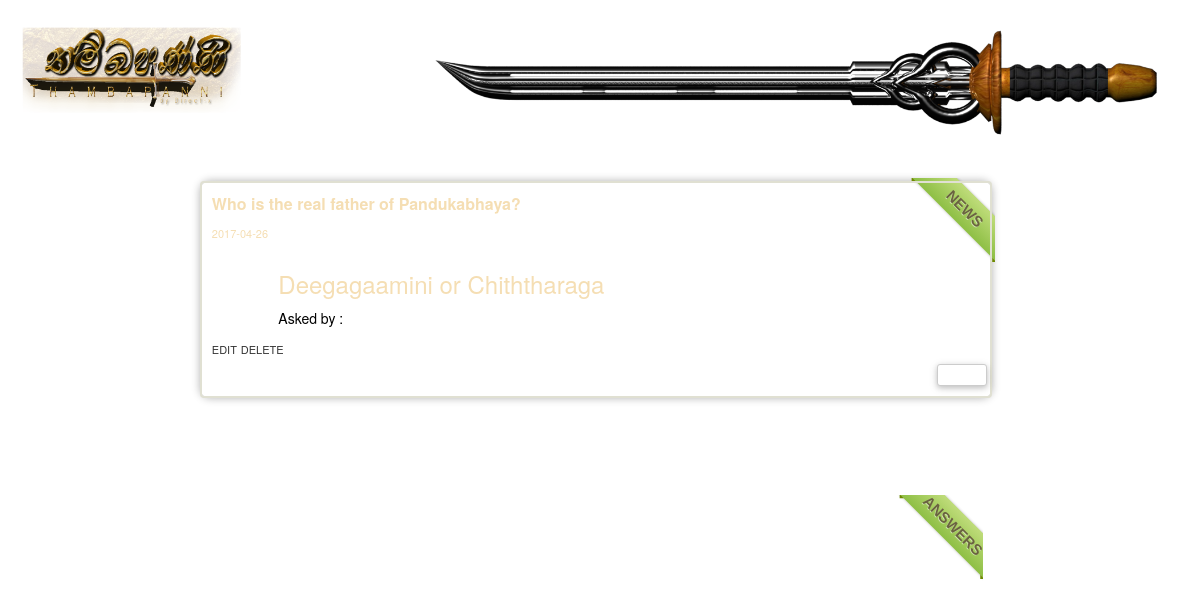
Page /kathikawathaRegUsers/forum/discussion.php?id=122 on the committed database.
### tables this page shows
CREATE TABLE `topics` (
  `topic_id` int(8) NOT NULL,
  `admin_by` int(8) DEFAULT NULL,
  `topic_subject` varchar(50) NOT NULL,
  `topic_content` text NOT NULL,
  `topic_date` date NOT NULL,
  `topic_by` int(8) DEFAULT NULL,
  `user` varchar(128) DEFAULT NULL
);

### kathikawathaRegUsers/forum/discussion.php (the view, shortened to what this page needs)
<?php
require_once ("connection.php");
?>
<!DOCTYPE html>
<html>
<head>
   <link rel="stylesheet" href="https://maxcdn.bootstrapcdn.com/font-awesome/4.6.0/css/font-awesome.min.css">
    <link rel="stylesheet" href="https://maxcdn.bootstrapcdn.com/font-awesome/4.6.0/css/font-awesome.min.css">
    <link href="css/bootstrap.min.css" rel="stylesheet">
    <link href="css/mdb.min.css" rel="stylesheet">
    <link href="css/style.css" rel="stylesheet">
	<link href="../bootstrap/bootstrap.css" rel="stylesheet" type="text/css">
	<link href="../css/forum.css" rel="stylesheet" type="text/css">
	<link href="../css/navbar1n2.css" rel="stylesheet" type="text/css">
	<link href="../css/footer.css" rel="stylesheet">
</head>
			<div style="margin-top:-15%;">
                   <img class="logo1" src="../images/logo.png" width="20%" style="margin-top:200px;margin-left:10%;" />
                   <img class="sword" src="../images/menu.png" width="60%" style="margin-left:45%;margin-top:-9%;"  />
            </div>
<body style=" margin-left: -110px;margin-right:100px;" background="../images/background.png">
	<div>
		<div class="col-sm-10 col-sm-push-2 col-xs-12 insert-form" style="padding: 2%; margin-top:-50px">
			<div class="row">
				<?php
					$sql="SELECT topic_id, topic_subject, topic_content,topic_date, user FROM topics
					WHERE topics.topic_id = " . mysqli_real_escape_string($db, isset($_GET['id']) ? $_GET['id'] : null);
					$result= mysqli_query($db, $sql);
					$row = mysqli_fetch_assoc($result);
				?>
<div class="wrapper">
       <div class="ribbon-wrapper-green"><div class="ribbon-green">NEWS</div></div>
    			<div class="col-xs-12 thread-topic-content" id = "-1">
                    <p class="topic-subject mylbl"><?php echo $row['topic_subject']; ?></p>
                    <p class="topic-date mylbl"><?php echo $row['topic_date'] ?></p>
					<div class="row">
                    	<div class="col-xs-push-1 col-xs-11 mylbl">
                    		<p><h3><?php echo $row['topic_content']; ?></h3></p>
                    	</div>
                      <div class="col-xs-push-1 col-xs-11 mylbl">
                      <p>Asked by : <?php echo $row['user']; ?></p>
                      </div>
                    </div>
					<a class="topic-date mylbl">EDIT</a>
					<a   class="topic-date mylbl">DELETE</a>
                    <div>
                    	<div class="col-xs-push-11 col-xs-1">
        					<a class="btn btn-default btn-xs" onclick = "ajaxReply(-1)"> Reply </a>
                    	</div>
            		</div>
                </div>
        		</div>
			</div>
<div class="wrapper">
       <div class="ribbon-wrapper-green"><div class="ribbon-green">ANSWERS</div></div>
		</div>
    </div>
	</div>
</body>
</html>

### kathikawathaRegUsers/css/forum.css (style rules this page uses)
.thread-topic-content { border-style: solid; border-color: #e0e0d2; border-radius: 4px; padding: 10px; border-width: 2px; }
.topic-subject { font-size: 16px; font-weight: bold; }
.topic-date { font-size: 11px; }

### kathikawathaRegUsers/css/navbar1n2.css (style rules this page uses)
.insert-form { margin-top: 140px; /padding-top: 1.5%; z-index: -1; }

### kathikawathaRegUsers/forum/discussion.php (style rules this page uses)
p { color:black; }
.wrapper { margin: 50px auto; width: 80%; height: 80%; background: white; border-radius: 10px; -webkit-box-shadow: 0px 0px 8px rgba(0,0,0,0.3); -moz-box-shadow: 0px 0px 8px rgba(0,0,0,0.3); box-shadow: 0px 0px 8px rgba(0,0,0,0.3); position: relative; z-index: 90; }
.ribbon-wrapper-green { width: 85px; height: 88px; overflow: hidden; position: absolute; top: -3px; right: -3px; }
.ribbon-green { font: bold 15px Sans-Serif; color: #333; text-align: center; text-shadow: rgba(255,255,255,0.5) 0px 1px 0px; -webkit-transform: rotate(45deg); -moz-transform: rotate(45deg); -ms-transform: rotate(45deg); -o-transform: rotate(45deg); position: relative; padding: 7px 0; left: -5px; top: 15px; width: 120px; background-color: #BFDC7A; background-image: -webkit-gradient(linear, left top, left bottom, from(#BFDC7A), to(#8EBF45)); background-image: -webkit-linear-gradient(top, #BFDC7A, #8EBF45); background-image: -moz-linear-gradient(top, #BFDC7A, #8EBF45); background-image: -ms-linear-gradient(top, #BFDC7A, #8EBF45); background-image: -o-linear-gradient(top, #BFDC7A, #8EBF45); color: #6a6340; -webkit-box-shadow: 0px 0px 3px rgba(0,0,0,0.3); -moz-box-shadow: 0px 0px 3px rgba(0,0,0,0.3); box-shadow: 0px 0px 3px rgba(0,0,0,0.3); }
.ribbon-green:before, .ribbon-green:after { content: ""; border-top: 3px solid #6e8900; border-left: 3px solid transparent; border-right: 3px solid transparent; position:absolute; bottom: -3px; }
.ribbon-green:before { left: 0; }
.ribbon-green:after { right: 0; }
.mylbl { color:wheat; }

### rows in the picture
topics: topic_subject "Who is the real father of Pandukabhaya?", topic_date "2017-04-26", topic_content "Deegagaamini or Chiththaraga"
